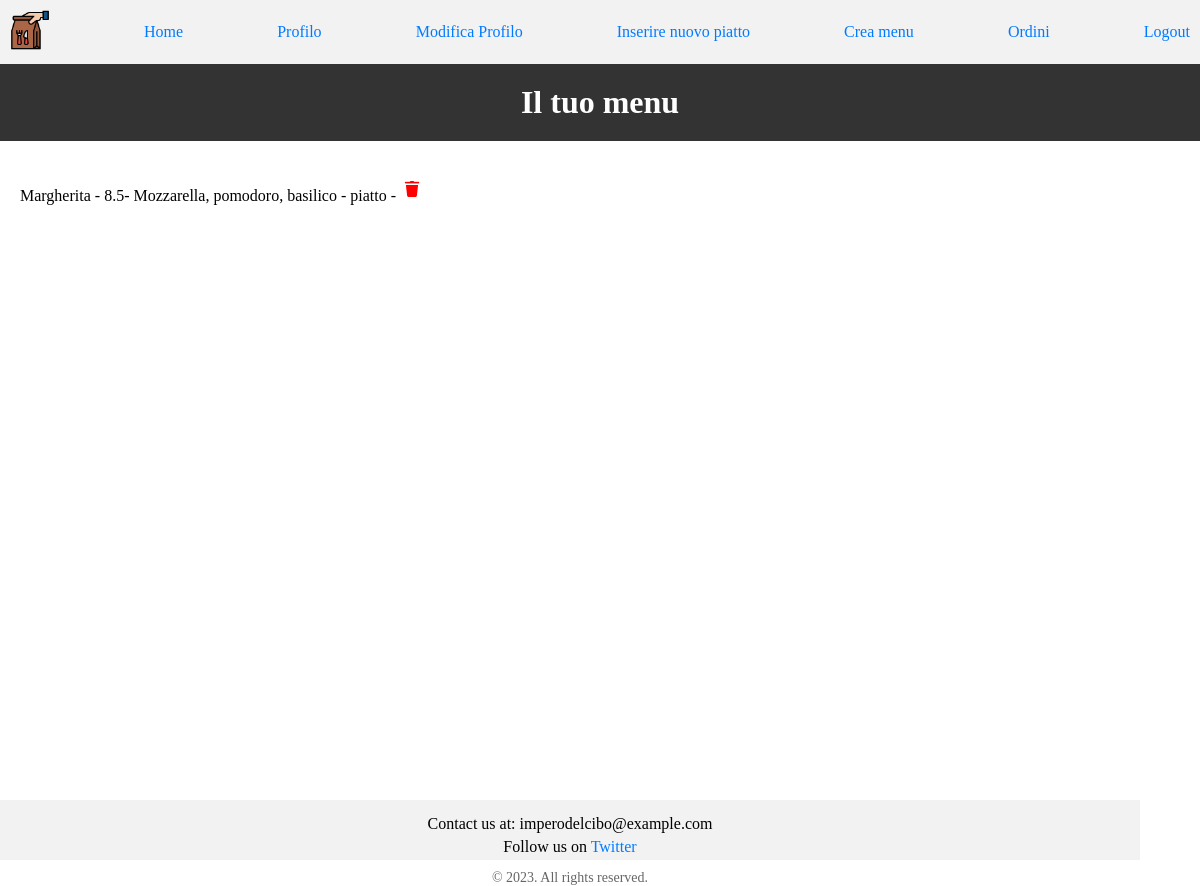
Screenshot of /applicativo/frontend/ristorante.php (signed in) with the database file from the repository.
### tables this page shows
CREATE TABLE `pietanza` (
  `nome` varchar(30) NOT NULL,
  `mail` varchar(40) NOT NULL,
  `prezzo` float(4,2) NOT NULL,
  `descrizione` tinytext NOT NULL,
  `tipo` enum('menu','piatto') NOT NULL,
  `elenco` tinytext DEFAULT NULL,
  `immagine` tinytext DEFAULT NULL
);

### applicativo/frontend/Ristorante.php (the view, shortened to what this page needs)
<?php
    include("../common/connessione.php");
?>
<!DOCTYPE html>
<html lang="it">
    <head>
        <link rel="stylesheet" type="text/css" href="../css/stile.css">
    </head>
    <body>
        <?php include("../common/navbar_ristorante.php"); ?>
        <h1>Il tuo menu</h1>
        <section class="page-content">
        <?php
        if (isset($_SESSION['utente'])) {
            $mail = $_SESSION['utente'];
            $stmt = $conn->prepare("SELECT nome,prezzo,descrizione,tipo,elenco,immagine FROM pietanza WHERE mail = ?");
            $stmt->bind_param("s", $mail);
            $stmt->execute();
            $result = $stmt->get_result();
            if ($result && $result->num_rows > 0) {
                while ($row = $result->fetch_assoc()) {
                    echo "<div class='menu-item'>";
                    echo "<p>{$row['nome']} - {$row['prezzo']}- {$row['descrizione']} - {$row['tipo']} - {$row['elenco']}";
                    echo "<img src='../immagini/delete-icon2.png' onclick=\"confirmDelete('{$row['nome']}', '{$row['prezzo']}', '{$row['descrizione']}')\" alt='Delete'></img></p>";
        ?>
                    <?php
                    echo "</div>";
                }
            } else {
                echo "No menu items found.";
            }
        } else {
            header("Location: ../login.php");
            exit();
        }
        ?>
    </section>
    </body>
</html>

### applicativo/css/stile.css (style rules this page uses)
body { padding: 0; margin: 0; padding-bottom: 60px; min-height: 100vh; position: relative; flex-direction: column; }
h1 { flex-grow: 1; background-color: #333; color: #fff; padding: 20px; text-align: center; margin: 0; }
a { color: #007bff; text-decoration: none; }
footer { background-color: #f2f2f2; padding: 10px; text-align: center; box-sizing: border-box; width: 95%; height: 60px; position: absolute; bottom: 0; }
.footer-content { margin-bottom: 10px; }
.footer-content p { margin: 5px 0; }
.footer-content a { text-decoration: none; color: #007bff; }
.copyright { font-size: 14px; color: #666; }
.page-content { padding: 20px; width: 100%; box-sizing: border-box; }

### rows the page displays
pietanza: nome "Margherita", prezzo "8.5", descrizione "Mozzarella, pomodoro, basilico", tipo "piatto"
